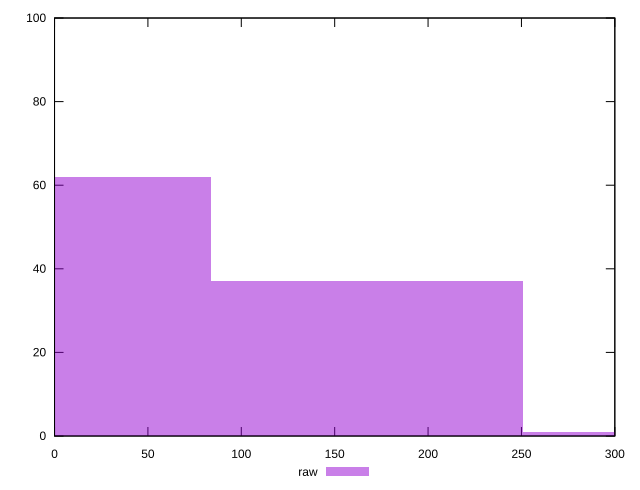

Source code (gnuplot):
reset

$raw <<EOF
0 62
167.19101230100222 37
334.38202460200444 1
EOF

set key outside below
set boxwidth 167.19101230100222
set xrange [0:300]
set yrange [0:100]
set trange [0:100]
set style fill transparent solid 0.5 noborder
set terminal svg size 640, 490 enhanced background rgb 'white'
set output "report_00015_2021-02-09T16-11-33.973Z/unminified-javascript/samples/pages/raw/histogram.svg"

plot $raw title "raw" with boxes

reset
